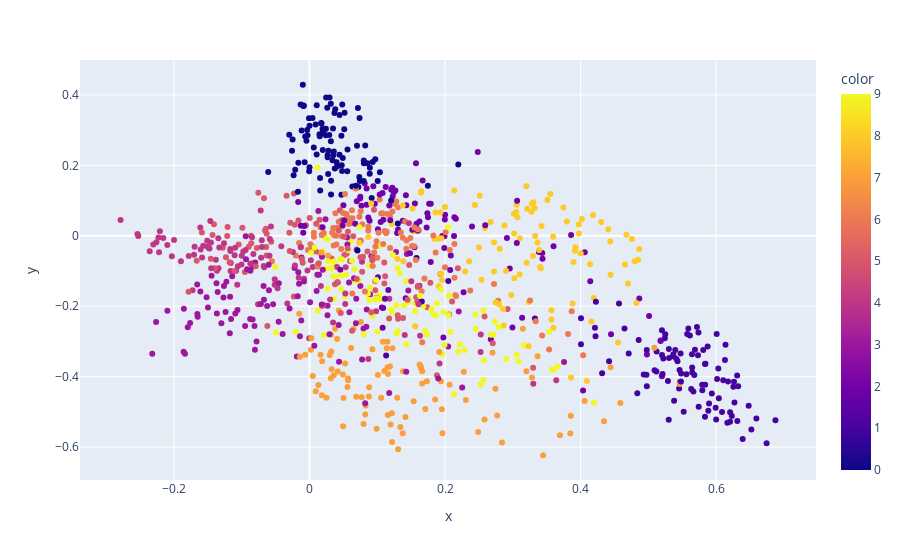

Notebook code cell kept with this figure:
### Code cell
ex.scatter(x=enc[:,0],y=enc[:,1],color=Y.argmax(axis=1))

### Figure 1 — Plotly figure (JSON) as saved in the notebook; plotly's stock layout.template omitted (floating-point values rounded to 4 significant figures; data arrays with more than 128 entries replaced by an {"elided": "..."} marker saying what was removed)
{"data": [{"hovertemplate": "x=%{x}<br>y=%{y}<br>color=%{marker.color}<extra></extra>", "legendgroup": "", "marker": {"color": {"elided": "1000 int values"}, "coloraxis": "coloraxis", "symbol": "circle"}, "mode": "markers", "name": "", "showlegend": false, "type": "scatter", "x": {"elided": "1000 float values"}, "xaxis": "x", "y": {"elided": "1000 float values"}, "yaxis": "y"}], "layout": {"coloraxis": {"colorbar": {"title": {"text": "color"}}, "colorscale": [[0, "#0d0887"], [0.1111, "#46039f"], [0.2222, "#7201a8"], [0.3333, "#9c179e"], [0.4444, "#bd3786"], [0.5556, "#d8576b"], [0.6667, "#ed7953"], [0.7778, "#fb9f3a"], [0.8889, "#fdca26"], [1, "#f0f921"]]}, "legend": {"tracegroupgap": 0}, "margin": {"t": 60}, "xaxis": {"anchor": "y", "domain": [0, 1], "title": {"text": "x"}}, "yaxis": {"anchor": "x", "domain": [0, 1], "title": {"text": "y"}}}}
